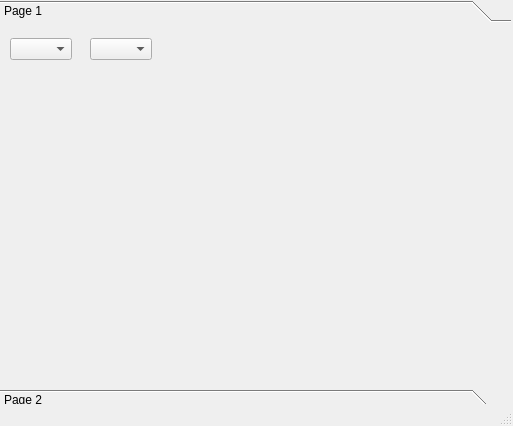
<?xml version="1.0" encoding="UTF-8"?>
<ui version="4.0">
 <class>ToolBox</class>
 <widget class="QMainWindow" name="ToolBox">
  <property name="geometry">
   <rect>
    <x>0</x>
    <y>0</y>
    <width>513</width>
    <height>426</height>
   </rect>
  </property>
  <property name="windowTitle">
   <string>Algo_Visualizer</string>
  </property>
  <widget class="QWidget" name="centralwidget">
   <widget class="QToolBox" name="toolBox">
    <property name="geometry">
     <rect>
      <x>0</x>
      <y>0</y>
      <width>511</width>
      <height>411</height>
     </rect>
    </property>
    <property name="currentIndex">
     <number>0</number>
    </property>
    <widget class="QWidget" name="page_1">
     <property name="geometry">
      <rect>
       <x>0</x>
       <y>0</y>
       <width>511</width>
       <height>363</height>
      </rect>
     </property>
     <attribute name="label">
      <string>Page 1</string>
     </attribute>
     <widget class="QComboBox" name="comboBox_from_adapter">
      <property name="geometry">
       <rect>
        <x>10</x>
        <y>10</y>
        <width>62</width>
        <height>22</height>
       </rect>
      </property>
     </widget>
     <widget class="QComboBox" name="comboBox_to_adapter">
      <property name="geometry">
       <rect>
        <x>90</x>
        <y>10</y>
        <width>62</width>
        <height>22</height>
       </rect>
      </property>
     </widget>
    </widget>
    <widget class="QWidget" name="page_2">
     <property name="geometry">
      <rect>
       <x>0</x>
       <y>0</y>
       <width>511</width>
       <height>363</height>
      </rect>
     </property>
     <attribute name="label">
      <string>Page 2</string>
     </attribute>
    </widget>
   </widget>
  </widget>
  <widget class="QMenuBar" name="menubar">
   <property name="geometry">
    <rect>
     <x>0</x>
     <y>0</y>
     <width>513</width>
     <height>17</height>
    </rect>
   </property>
  </widget>
  <widget class="QStatusBar" name="statusbar"/>
 </widget>
 <resources/>
 <connections/>
</ui>
